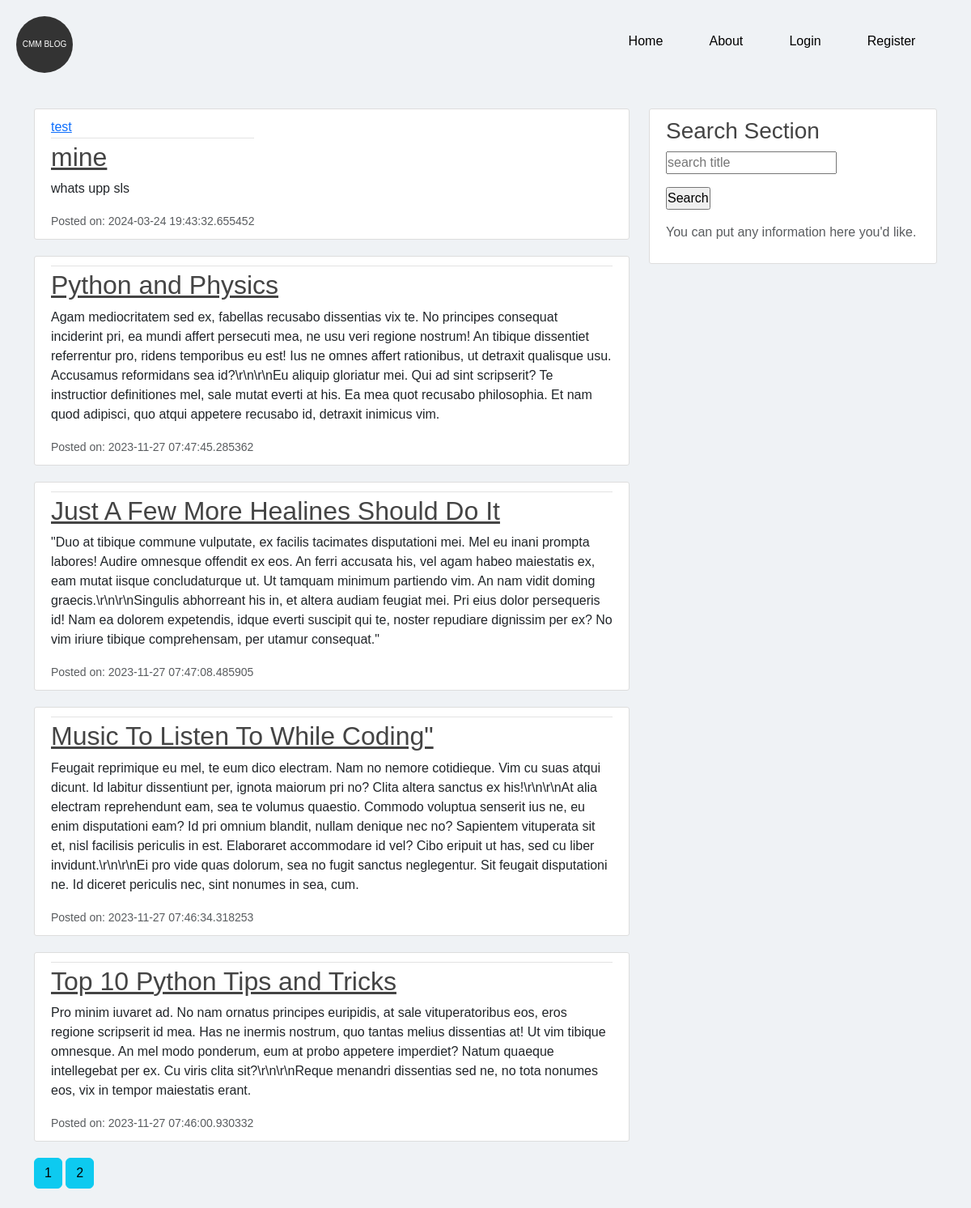
Page /home on the earlier database version.
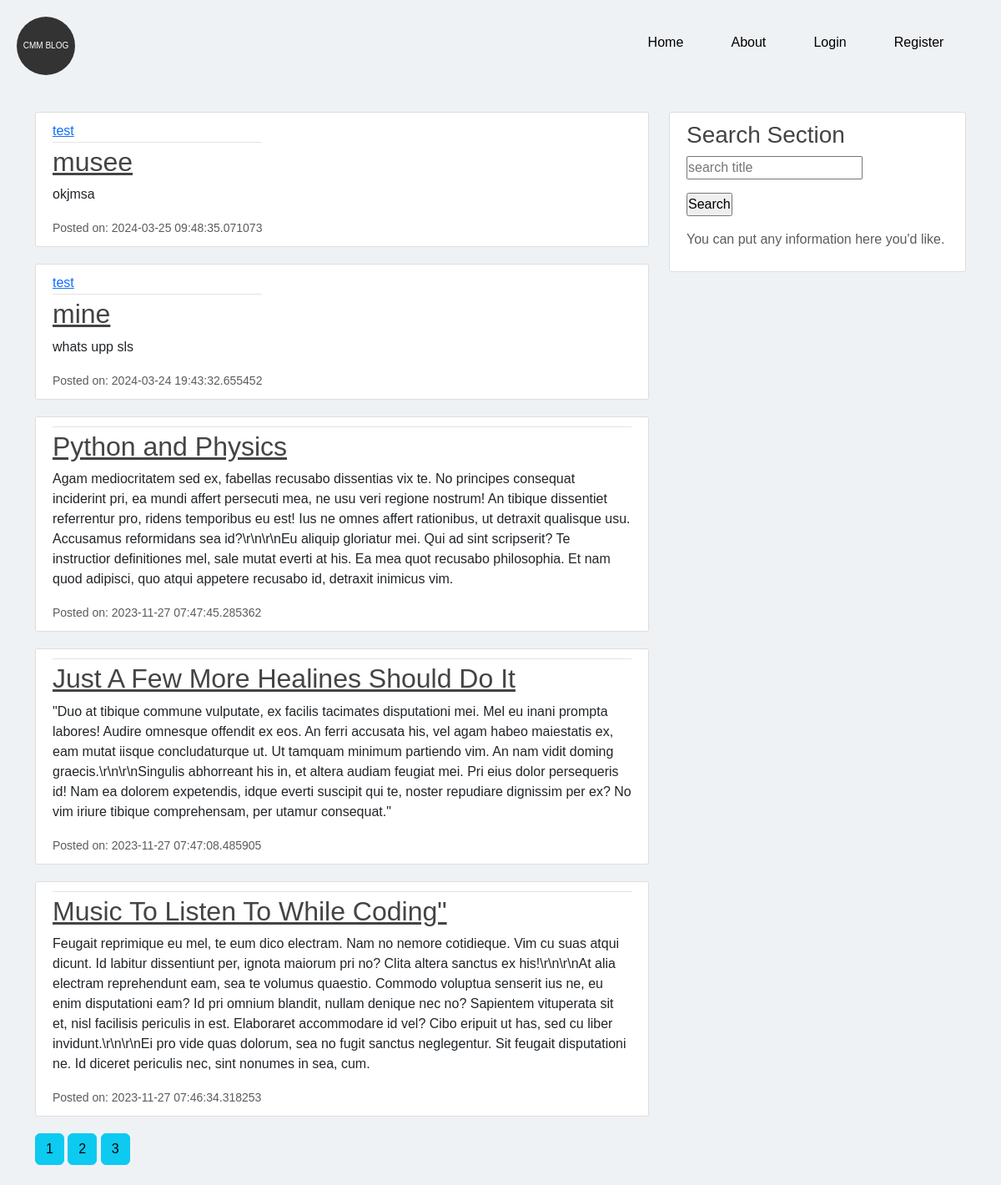
Same page on the later database version.
### flaskblog/modules.py (models this page shows, shortened)
class Post(db.Model):
    id = db.Column(db.Integer, primary_key=True)
    title = db.Column(db.String(100), nullable=False)
    date_posted = db.Column(db.DateTime, nullable=False, default=datetime.utcnow)
    content = db.Column(db.Text(2000), nullable=False)
    user_id = db.Column(db.Integer(), db.ForeignKey('user.id'), nullable=False)

class User(db.Model,UserMixin):
    id = db.Column(db.Integer, primary_key=True)
    username = db.Column(db.String(20), unique=True, nullable=False)
    email = db.Column(db.String(120), unique=True, nullable=False)
    image_file = db.Column(db.String(20), nullable=False, default='default.jpg')
    password = db.Column(db.String(60), nullable=False)
    post = db.relationship('Post',backref='author',lazy=True)

### flaskblog/routes.py (the view)
@app.route("/")
@app.route("/home")
def home():
    form = SearchForm()
    page = request.args.get('page',1,type=int)
    posts=Post.query.order_by(Post.date_posted.desc()).paginate(page=page,per_page=5)
    return render_template("home.html",posts=posts, form=form)

### flaskblog/files.py
class SearchForm(FlaskForm):
    searched = StringField("searched", validators=[DataRequired()])
    submit = SubmitField("Search")

### flaskblog/templates/home.html (shortened to what this page needs)
{% extends "layout.html" %}
{% block body%}
    {% for post in posts.items %}
    <article class="media content-section">
        <div class="media-body">
          <div class="article-metadata">
            <a class="mr-2" href="{{ url_for('user_posts', username=post.author.username) }}">{{ post.author.username }}</a>
          </div>
          <h2><a class="article-title" href="{{ url_for('post',post_id=post.id) }}">{{ post.title }}</a></h2>
          <p class="article-content">{{ post.content }}</p>
          <small class="text-muted">Posted on: {{ post.date_posted }}</small>
        </div>
      </article>
    {% endfor%}
    {% for page_num in posts.iter_pages(left_edge=1,right_edge=1,left_current=2,right_current=2)%}
      {% if page_num %}
        {% if posts.page == page_num %}
          <a class="btn btn-info mb-4" href="{{ url_for('home', page=page_num) }}">{{ page_num }}</a>
        {% else %}
          <a class="btn btn-info mb-4" href="{{ url_for('home', page=page_num) }}">{{ page_num }}</a>
        {%endif%}
      {% else %}
        ...
      {% endif %}
    {% endfor %}
{% endblock %}
{% block Tosearch %}
<form action="{{url_for('search')}}" method="POST">
    <p>
      {{ form.searched(placeholder="search title") }}
    </p>
    <p>{{ form.submit }}</p>
  </form>
  <p class='text-muted'>You can put any information here you'd like.
{% endblock %}

### flaskblog/templates/layout.html (shortened to what this page needs)
<!DOCTYPE html>
<html lang="en">
    <head>
        <link href="https://cdn.jsdelivr.net/npm/bootstrap@5.3.2/dist/css/bootstrap.min.css" rel="stylesheet">
        <link rel="stylesheet" href="{{ url_for('static',filename='main.css') }}">
    </head>
<body>
  <nav class="navigation">
    <h1 class="logo"><a class="navbar-brand mr-4" href="/">CMM Blog</a></h1>
    <ul class="menu-items">
        <li><a class="nav-item nav-link" href="{{url_for('home') }}">Home</a></li>
        <li><a class="nav-item nav-link" href="{{ url_for('about') }}">About</a></li>
        {% if current_user.is_authenticated %}
        <li><a class="nav-item nav-link" href="{{ url_for('new_post') }}">Create a Post </a></li>
        <li><a class="nav-item nav-link" href="{{ url_for('account') }}">Acount</a></li>
        <li><a class="nav-item nav-link" href="{{ url_for('logout') }}">Logout</a></li>
        {%else%}
        <li><a class="nav-item nav-link" href="{{ url_for('login') }}">Login</a></li>
        <li><a class="nav-item nav-link" href="{{ url_for('register') }}">Register</a></li>
        {% endif %}
    </ul>
  </nav>
    <main role="main" class="container">
        <div class="row">
          <div class="col-md-8">
            {% block body %}{% endblock %}
          </div>
          <div class="col-md-4">
            <div class="content-section">
              <h3>Search Section</h3>
              {% block Tosearch %}{% endblock %}
              </p>
            </div>
          </div>
        </div>
      </main>
</body>
</html>

### flaskblog/static/main.css (style rules this page uses)
* { margin: 0; padding: 0; box-sizing: border-box; font-family: sans-serif; }
body { background: rgb(239, 242, 245); }
.navigation { padding: 20px; color: black; display: flex; justify-content: space-between; align-items: center; margin-bottom: 1rem; }
.logo { width: 70px; height: 70px; display: flex; justify-content: center; align-items: center; border-radius: 50%; background: #333; color: white; }
.logo a { font-size: 10px; text-decoration: none; position: relative; text-transform: uppercase; }
.menu-items { padding-right: 20px; width: 40%; display: flex; justify-content: space-around; }
ul li { list-style: none; display: inline-block; margin: 10px; }
ul li a { text-decoration: none; font-size: 30px; position: relative; color: blueviolet; }
li a::after { content: ""; width: 0; height: 3px; background: hsla(249, 96%, 27%, 0.833); position: absolute; display: block; transition: 0.5s; }
h1, h2, h3, h4, h5, h6 { color: #444444; }
.content-section { background: #ffffff; padding: 10px 20px; border: 1px solid #dddddd; border-radius: 3px; margin-bottom: 20px; }
.article-title { color: #444444; }
.article-content { white-space: pre-line; }
.article-metadata { padding-bottom: 1px; margin-bottom: 4px; border-bottom: 1px solid #e3e3e3 }
.media { display: flex; }

Differences in the rows shown:
no longer on this page (row unchanged): Post: title "Top 10 Python Tips and Tricks", content "Pro minim iuvaret ad. No nam ornatus principes euripidis, at sale vituperatoribus eos, eros regione scripserit id mea. Has ne inermis nostrum, quo tantas melius dissentias at! Ut vim tibique omnesque. An mel modo ponderum, eum at probo appetere imperdiet? Natum quaeque intellegebat per ex. Cu viris clita sit?\\r\\n\\r\\nReque menandri dissentias sed ne, no tota nonumes eos, vix in tempor maiestatis erant.", date_posted "2023-11-27 07:46:00.930332"
added Post: author.username "test", title "musee", content "okjmsa", date_posted "2024-03-25 09:48:35.071073"
Other differences:
new list line: "3"
